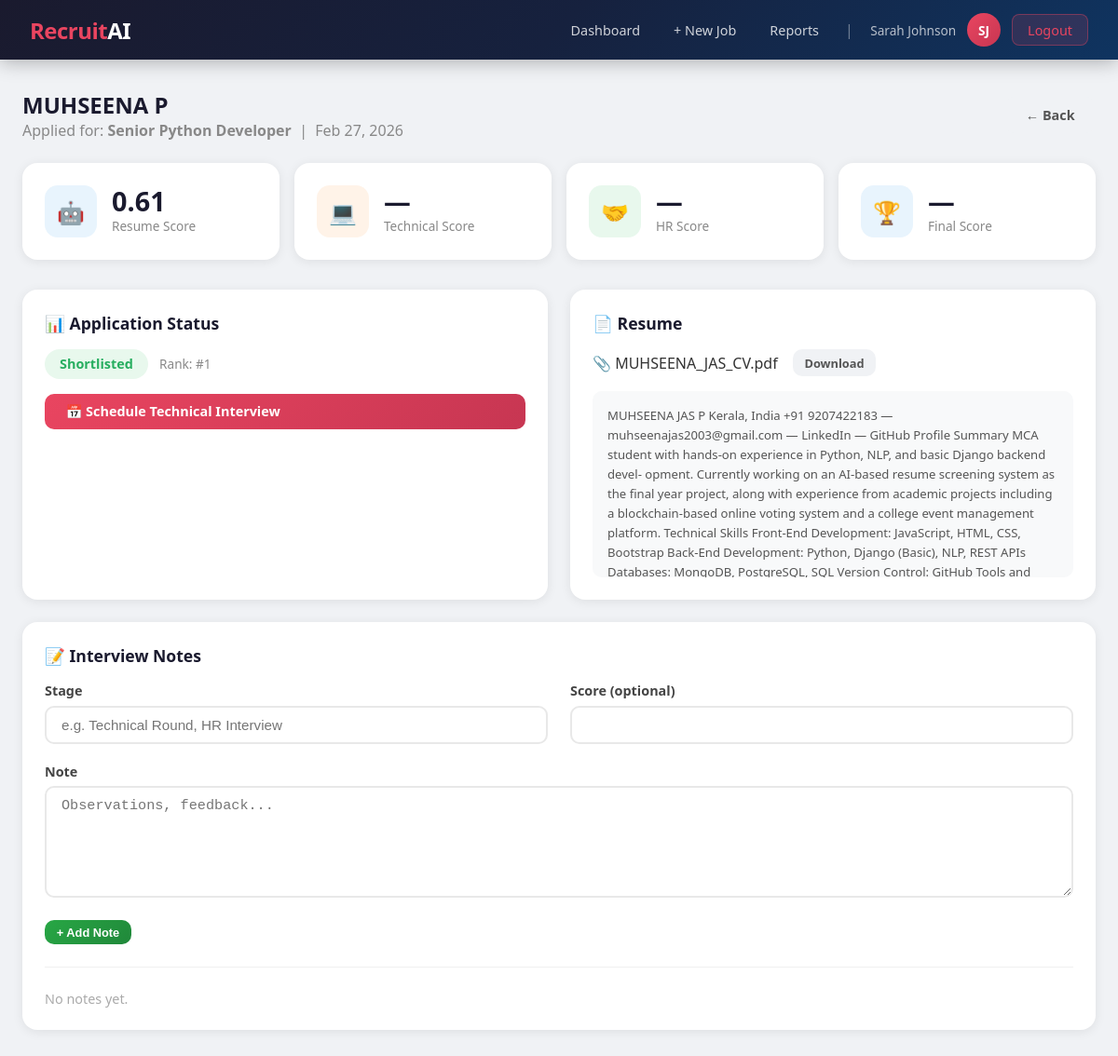
The app's page /hr/applications/1/ (signed in) with its own data.
### core/models.py (models this page shows, shortened)
class Application(models.Model):
    STATUS_CHOICES = [
        ('applied', 'Applied'),
        ('not_shortlisted', 'Not Shortlisted'),
        ('shortlisted', 'Shortlisted'),
        ('technical_scheduled', 'Technical Interview Scheduled'),
        ('technical_completed', 'Technical Interview Completed'),
        ('hr_scheduled', 'HR Interview Scheduled'),
        ('hr_completed', 'HR Interview Completed'),
        ('system_recommended', 'System Recommended'),
        ('selected', 'Selected'),
        ('rejected', 'Rejected'),
    ]
    RECOMMENDATION_CHOICES = [
        ('selected', 'Selected'),
        ('rejected', 'Rejected'),
    ]
    job = models.ForeignKey(Job, on_delete=models.CASCADE, related_name='applications')
    candidate = models.ForeignKey(User, on_delete=models.CASCADE, related_name='applications')
    resume = models.FileField(upload_to='resumes/')
    resume_text = models.TextField(blank=True)
    status = models.CharField(max_length=30, choices=STATUS_CHOICES, default='applied')
    rank = models.IntegerField(null=True, blank=True)
    applied_at = models.DateTimeField(auto_now_add=True)
    updated_at = models.DateTimeField(auto_now=True)
    resume_score = models.FloatField(null=True, blank=True)
    technical_date = models.DateField(null=True, blank=True)
    technical_score = models.FloatField(null=True, blank=True)
    technical_attended = models.BooleanField(null=True, blank=True)
    technical_feedback = models.TextField(blank=True)
    hr_date = models.DateField(null=True, blank=True)
    hr_score = models.FloatField(null=True, blank=True)
    hr_attended = models.BooleanField(null=True, blank=True)
    hr_feedback = models.TextField(blank=True)
    final_score = models.FloatField(null=True, blank=True)
    system_recommendation = models.CharField(
        max_length=10, choices=RECOMMENDATION_CHOICES, null=True, blank=True
    )
    final_decision = models.CharField(
        max_length=10, choices=RECOMMENDATION_CHOICES, null=True, blank=True
    )
    hr_decision_notes = models.TextField(blank=True)
    class Meta:
        unique_together = ('job', 'candidate')
        ordering = ['-resume_score']

class Job(models.Model):
    hr = models.ForeignKey(User, on_delete=models.CASCADE, related_name='jobs')
    title = models.CharField(max_length=200)
    required_skills = models.TextField(help_text="Comma-separated skills")
    required_experience = models.CharField(max_length=100)
    description = models.TextField()
    start_date = models.DateField(null=True, blank=True)
    end_date = models.DateField(null=True, blank=True)
    created_at = models.DateTimeField(auto_now_add=True)
    updated_at = models.DateTimeField(auto_now=True)

### core/views.py (the view)
    @login_required
    def wrapper(request, *args, **kwargs):
        if not hasattr(request.user, 'profile') or not request.user.profile.is_hr():
            messages.error(request, "Access denied. HR only.")
            return redirect('dashboard')
        return func(request, *args, **kwargs)

### core/forms.py
class InterviewNoteForm(forms.ModelForm):
    class Meta:
        model = InterviewNote
        fields = ['stage', 'note', 'score']
        widgets = {
            'note': forms.Textarea(attrs={'rows': 3}),
        }

### core/models.py (called while the page is built)
    def is_hr(self):
        return self.role == 'hr'

### core/views.py (called while the page is built, shortened)
def require_hr(func):
    @login_required
    def wrapper(request, *args, **kwargs):
        if not hasattr(request.user, 'profile') or not request.user.profile.is_hr():
            messages.error(request, "Access denied. HR only.")
            return redirect('dashboard')
        return func(request, *args, **kwargs)
    wrapper.__name__ = func.__name__
    return wrapper

@require_hr
def application_detail_hr(request, pk):
    application = get_object_or_404(Application, pk=pk, job__hr=request.user)
    note_form = InterviewNoteForm()
    notes = application.notes.all().order_by('-created_at')
    return render(request, 'core/application_detail_hr.html', {
        'application': application,
        'note_form': note_form,
        'notes': notes,
    })

### core/templates/core/application_detail_hr.html (shortened to what this page needs)
{% extends 'core/base.html' %}
{% block content %}
<div class="container">
    <div style="display:flex; justify-content:space-between; align-items:center; margin-bottom:1.5rem; flex-wrap:wrap; gap:1rem;">
        <div>
            <h1 style="font-size:1.5rem; font-weight:700; color:#1a1a2e;">
                {{ application.candidate.get_full_name|default:application.candidate.username }}
            </h1>
            <p style="color:#888;">Applied for: <strong>{{ application.job.title }}</strong> &nbsp;|&nbsp; {{ application.applied_at|date:"M d, Y" }}</p>
        </div>
        <div style="display:flex; gap:0.75rem; flex-wrap:wrap;">
            <a href="{% url 'job_applicants' application.job.pk %}" class="btn btn-secondary">← Back</a>
        </div>
    </div>
    <div class="stats-grid">
        <div class="stat-card">
            <div class="stat-icon blue">🤖</div>
            <div>
                <div class="stat-value">{% if application.resume_score is not None %}{{ application.resume_score|floatformat:2 }}{% else %}—{% endif %}</div>
                <div class="stat-label">Resume Score</div>
            </div>
        </div>
        <div class="stat-card">
            <div class="stat-icon orange">💻</div>
            <div>
                <div class="stat-value">{% if application.technical_score is not None %}{{ application.technical_score }}/10{% else %}—{% endif %}</div>
                <div class="stat-label">Technical Score</div>
            </div>
        </div>
        <div class="stat-card">
            <div class="stat-icon green">🤝</div>
            <div>
                <div class="stat-value">{% if application.hr_score is not None %}{{ application.hr_score }}/10{% else %}—{% endif %}</div>
                <div class="stat-label">HR Score</div>
            </div>
        </div>
        <div class="stat-card">
            <div class="stat-icon blue">🏆</div>
            <div>
                <div class="stat-value">{% if application.final_score is not None %}{{ application.final_score|floatformat:3 }}{% else %}—{% endif %}</div>
                <div class="stat-label">Final Score</div>
            </div>
        </div>
    </div>
    <div class="grid-2">
        <div class="card">
            <div class="card-title">📊 Application Status</div>
            <div style="margin-bottom:1rem;">
                <span class="badge badge-{{ application.status }}" style="font-size:0.9rem; padding:0.4rem 1rem;">
                    {{ application.get_status_display }}
                </span>
                {% if application.rank %}
                <span style="font-size:0.85rem; color:#888; margin-left:0.5rem;">Rank: #{{ application.rank }}</span>
                {% endif %}
            </div>
            <div style="margin-top:1rem; display:flex; flex-direction:column; gap:0.5rem;">
                {% if application.status == 'applied' %}
                <a href="{% url 'shortlist_candidate' application.pk %}" class="btn btn-warning">📋 Shortlist / Reject</a>
                {% elif application.status == 'shortlisted' %}
                <a href="{% url 'schedule_technical' application.pk %}" class="btn btn-primary">📅 Schedule Technical Interview</a>
                {% elif application.status == 'technical_scheduled' %}
                <a href="{% url 'enter_technical_score' application.pk %}" class="btn btn-success">📝 Enter Technical Score</a>
                {% elif application.status == 'technical_completed' %}
                <a href="{% url 'schedule_hr_interview' application.pk %}" class="btn btn-primary">📅 Schedule HR Interview</a>
                {% elif application.status == 'hr_scheduled' %}
                <a href="{% url 'enter_hr_score' application.pk %}" class="btn btn-success">📝 Enter HR Score</a>
                {% elif application.status == 'system_recommended' %}
                <a href="{% url 'final_decision' application.pk %}" class="btn btn-warning">⚖️ Make Final Decision</a>
                {% endif %}
            </div>
        </div>
        <div class="card">
            <div class="card-title">📄 Resume</div>
            <div style="display:flex; align-items:center; gap:1rem; margin-bottom:1rem;">
                <span>📎 {{ application.resume.name|slice:"8:" }}</span>
                <a href="{{ application.resume.url }}" class="btn btn-secondary btn-sm" download>Download</a>
            </div>
            {% if application.resume_text %}
            <div style="background:#f8f9fa; border-radius:10px; padding:1rem; max-height:200px; overflow-y:auto; font-size:0.82rem; line-height:1.6; color:#555;">
                {{ application.resume_text|truncatewords:150 }}
            </div>
            {% else %}
            <p style="color:#888; font-size:0.9rem;">Resume text not extracted yet.</p>
            {% endif %}
        </div>
    </div>
    <div class="card">
        <div class="card-title">📝 Interview Notes</div>
        <form method="post" style="margin-bottom:1.5rem; padding-bottom:1.5rem; border-bottom:1px solid #f0f0f0;">
            <div class="grid-2">
                <div class="form-group">
                    <label class="form-label">Stage</label>
                    <input type="text" name="stage" class="form-control" placeholder="e.g. Technical Round, HR Interview">
                </div>
                <div class="form-group">
                    <label class="form-label">Score (optional)</label>
                    <input type="number" name="score" class="form-control" min="0" max="10" step="0.1">
                </div>
            </div>
            <div class="form-group">
                <label class="form-label">Note</label>
                <textarea name="note" class="form-control" rows="2" placeholder="Observations, feedback..."></textarea>
            </div>
            <button type="submit" name="add_note" class="btn btn-success btn-sm">+ Add Note</button>
        </form>
        {% if notes %}
        <div class="timeline">
            {% for note in notes %}
            <div class="timeline-item">
                <div class="timeline-dot active"></div>
                <div class="timeline-content">
                    <div class="timeline-title">{{ note.stage }}
                        {% if note.score is not None %} — Score: <strong>{{ note.score }}/10</strong>{% endif %}
                    </div>
                    <div style="margin-top:0.4rem; font-size:0.88rem; color:#555;">{{ note.note }}</div>
                    <div class="timeline-date">{{ note.created_at|date:"M d, Y H:i" }} by {{ note.created_by.get_full_name }}</div>
                </div>
            </div>
            {% endfor %}
        </div>
        {% else %}
        <p style="color:#aaa; font-size:0.9rem;">No notes yet.</p>
        {% endif %}
    </div>
</div>
{% endblock %}

### core/templates/core/base.html (shortened to what this page needs)
<!DOCTYPE html>
<html lang="en">
<head>
</head>
<body>
{% if user.is_authenticated %}
<nav class="navbar">
    <a href="{% url 'dashboard' %}" class="navbar-brand">Recruit<span>AI</span></a>
    <div class="navbar-nav">
        {% if user.profile.is_hr %}
            <a href="{% url 'hr_dashboard' %}" class="nav-link">Dashboard</a>
            <a href="{% url 'create_job' %}" class="nav-link">+ New Job</a>
            <a href="{% url 'hr_reports' %}" class="nav-link">Reports</a>
        {% else %}
            <a href="{% url 'candidate_dashboard' %}" class="nav-link">My Applications</a>
            <a href="{% url 'job_list' %}" class="nav-link">Browse Jobs</a>
        {% endif %}
        <span style="color:rgba(255,255,255,0.4); padding: 0 0.5rem;">|</span>
        <span class="nav-username">{{ user.get_full_name|default:user.username }}</span>
        <a href="{% url 'view_profile' %}" class="nav-avatar" title="View Profile">
            {{ user.first_name|first|upper }}{{ user.last_name|first|upper }}
        </a>
        <a href="{% url 'logout' %}" class="btn-logout" style="margin-left:0.5rem;">Logout</a>
    </div>
</nav>
{% endif %}
{% block content %}{% endblock %}
</body>
</html>

### core/templates/core/base.html (style rules this page uses)
* { box-sizing: border-box; margin: 0; padding: 0; }
body { font-family: 'Segoe UI', sans-serif; background: #f0f2f5; color: #333; min-height: 100vh; }
.navbar { background: linear-gradient(135deg, #1a1a2e 0%, #16213e 50%, #0f3460 100%); padding: 0 2rem; display: flex; align-items: center; justify-content: space-between; height: 64px; box-shadow: 0 2px 20px rgba(0,0,0,0.3); position: sticky; top: 0; z-index: 100; }
.navbar-brand { color: #e94560; font-size: 1.5rem; font-weight: 800; text-decoration: none; letter-spacing: -0.5px; }
.navbar-brand span { color: #fff; }
.navbar-nav { display: flex; gap: 0.25rem; align-items: center; }
.nav-link { color: rgba(255,255,255,0.8); text-decoration: none; padding: 0.5rem 1rem; border-radius: 8px; font-size: 0.9rem; transition: all 0.2s; }
.btn-logout { background: rgba(233,69,96,0.15); border: 1px solid rgba(233,69,96,0.4); color: #e94560; padding: 0.4rem 1rem; border-radius: 8px; cursor: pointer; font-size: 0.9rem; text-decoration: none; transition: all 0.2s; }
.nav-avatar { width: 36px; height: 36px; border-radius: 50%; background: linear-gradient(135deg, #e94560, #c73652); color: #fff; display: flex; align-items: center; justify-content: center; font-weight: 700; font-size: 0.85rem; cursor: pointer; text-decoration: none; margin-left: 0.5rem; transition: all 0.2s; }
.nav-username { color: rgba(255,255,255,0.7); font-size: 0.85rem; margin-left: 0.4rem; }
.container { max-width: 1200px; margin: 2rem auto; padding: 0 1.5rem; }
.card { background: #fff; border-radius: 16px; box-shadow: 0 2px 12px rgba(0,0,0,0.08); padding: 1.5rem; margin-bottom: 1.5rem; }
.card-title { font-size: 1.1rem; font-weight: 600; color: #1a1a2e; margin-bottom: 1rem; }
.stats-grid { display: grid; grid-template-columns: repeat(auto-fit, minmax(200px, 1fr)); gap: 1rem; margin-bottom: 2rem; }
.stat-card { background: #fff; border-radius: 16px; padding: 1.5rem; box-shadow: 0 2px 12px rgba(0,0,0,0.08); display: flex; align-items: center; gap: 1rem; }
.stat-icon { width: 56px; height: 56px; border-radius: 14px; display: flex; align-items: center; justify-content: center; font-size: 1.5rem; flex-shrink: 0; }
.stat-icon.blue { background: #e8f4fd; }
.stat-icon.green { background: #e8f8ed; }
.stat-icon.orange { background: #fff3e8; }
.stat-value { font-size: 1.8rem; font-weight: 800; color: #1a1a2e; line-height: 1; }
.stat-label { color: #888; font-size: 0.85rem; margin-top: 0.2rem; }
.btn { display: inline-block; padding: 0.6rem 1.4rem; border-radius: 10px; font-size: 0.9rem; font-weight: 600; cursor: pointer; border: none; text-decoration: none; transition: all 0.2s; }
.btn-primary { background: linear-gradient(135deg, #e94560, #c73652); color: #fff; }
.btn-secondary { background: #f0f2f5; color: #555; }
.btn-success { background: linear-gradient(135deg, #28a745, #20883a); color: #fff; }
.btn-sm { padding: 0.35rem 0.8rem; font-size: 0.8rem; }
.form-group { margin-bottom: 1.2rem; }
.form-label { display: block; font-weight: 600; margin-bottom: 0.4rem; color: #444; font-size: 0.9rem; }
.form-control { width: 100%; padding: 0.65rem 1rem; border: 2px solid #e8e8e8; border-radius: 10px; font-size: 0.95rem; transition: border-color 0.2s; outline: none; }
textarea.form-control { resize: vertical; min-height: 120px; }
.badge { display: inline-block; padding: 0.3rem 0.8rem; border-radius: 20px; font-size: 0.78rem; font-weight: 600; }
.badge-shortlisted { background: #e8f8ed; color: #27ae60; }
.grid-2 { display: grid; grid-template-columns: 1fr 1fr; gap: 1.5rem; }

### records on screen
Application: candidate.get_full_name "MUHSEENA P", job "Senior Python Developer", applied_at "Feb 27, 2026", resume_score "0.61", status "Shortlisted", rank "1", resume.name "MUHSEENA_JAS_CV.pdf", resume_text "MUHSEENA JAS P Kerala, India +91 9207422183 — muhseenajas2003@gmail.com — LinkedIn — GitHub Profile Summary MCA student with hands-on experience in Python, NLP, and basic Django backend devel- opment. Currently working on an AI-based resume screening system as the final year project, along with experience from academic projects including a blockchain-based online voting system and a college event management platform. Technical Skills Front-End Development: JavaScript, HTML, CSS, Bootstrap Back-End Development: Python, Django (Basic), NLP, REST APIs Databases: MongoDB, PostgreSQL, SQL Version Control: GitHub Tools and…"

### other values on screen
{{ user.get_full_name|default:user.username }} "Sarah Johnson"
{{ user.first_name|first|upper }} "S"
{{ user.last_name|first|upper }} "J"
